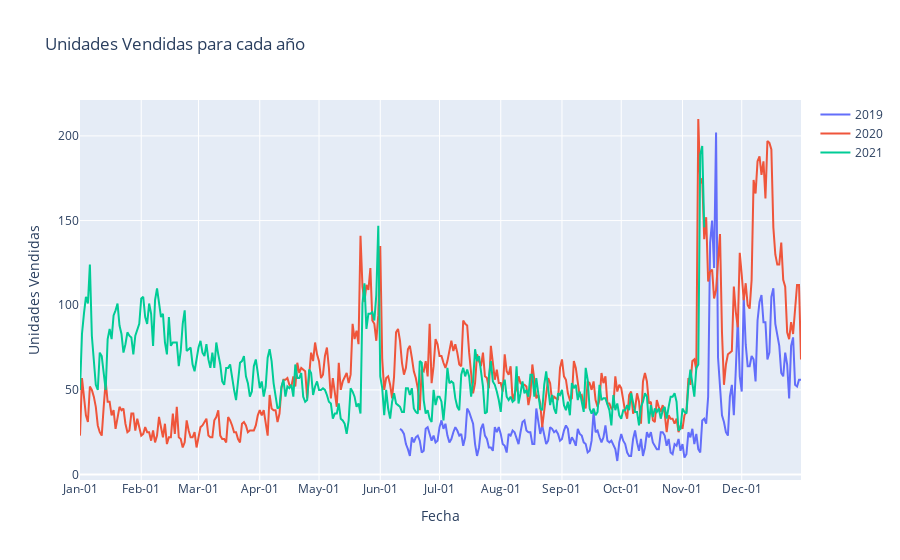

Here is the notebook cell this chart was saved with:
### Code cell
fig.layout.xaxis.tickvals = pd.date_range('2020-01', '2020-12', freq='MS')
fig.layout.xaxis.tickformat = '%b-%d'
fig.update_layout(title='Unidades Vendidas para cada año',
                   xaxis_title='Fecha',
                   yaxis_title='Unidades Vendidas')
fig.show()

### Figure 1 — Plotly figure (JSON) as saved in the notebook; plotly's stock layout.template omitted (floating-point values rounded to 4 significant figures; data arrays with more than 128 entries replaced by an {"elided": "..."} marker saying what was removed)
{"data": [{"mode": "lines", "name": "2019", "type": "scatter", "x": {"elided": "204 str values"}, "y": {"elided": "204 int values"}}, {"mode": "lines", "name": "2020", "type": "scatter", "x": {"elided": "366 str values"}, "y": {"elided": "366 int values"}}, {"mode": "lines", "name": "2021", "type": "scatter", "x": {"elided": "316 str values"}, "y": {"elided": "316 int values"}}], "layout": {"title": {"text": "Unidades Vendidas para cada año"}, "xaxis": {"tickformat": "%b-%d", "tickvals": ["2020-01-01T00:00:00", "2020-02-01T00:00:00", "2020-03-01T00:00:00", "2020-04-01T00:00:00", "2020-05-01T00:00:00", "2020-06-01T00:00:00", "2020-07-01T00:00:00", "2020-08-01T00:00:00", "2020-09-01T00:00:00", "2020-10-01T00:00:00", "2020-11-01T00:00:00", "2020-12-01T00:00:00"], "title": {"text": "Fecha"}}, "yaxis": {"title": {"text": "Unidades Vendidas"}}}}
